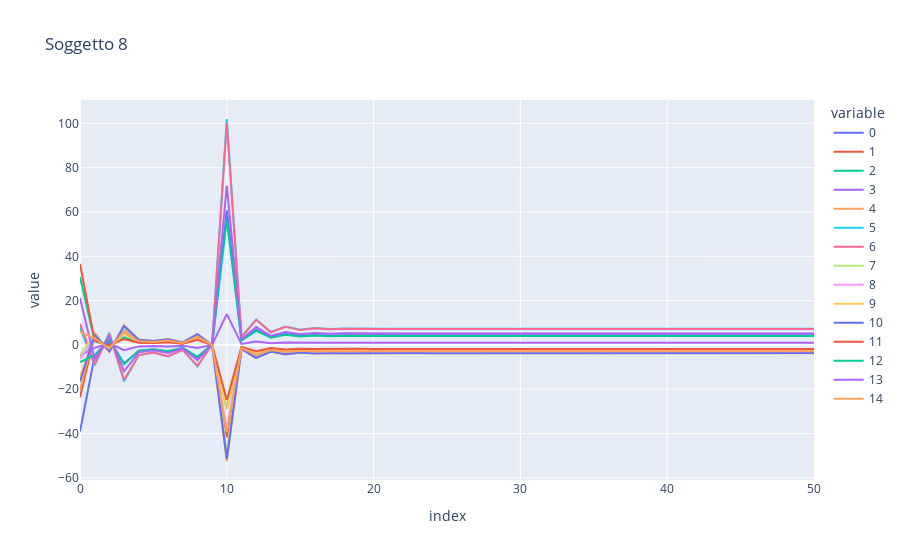
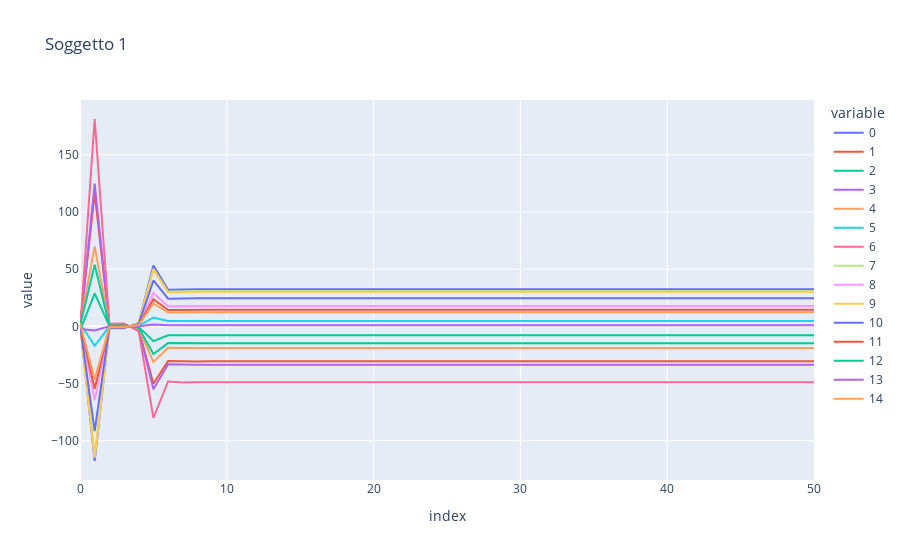

The notebook cell saved with these charts, in order:
### Code cell
fig = px.line(df_evolve_8, title='Soggetto 8')
fig.show()
fig = px.line(df_evolve_1, title='Soggetto 1')
fig.show()

### Figure 1 — Plotly figure (JSON) as saved in the notebook; plotly's stock layout.template omitted (floating-point values rounded to 4 significant figures)
{"data": [{"hovertemplate": "variable=0<br>index=%{x}<br>value=%{y}<extra></extra>", "legendgroup": "0", "line": {"color": "#636efa", "dash": "solid"}, "marker": {"symbol": "circle"}, "mode": "lines", "name": "0", "orientation": "v", "showlegend": true, "type": "scatter", "x": [0, 1, 2, 3, 4, 5, 6, 7, 8, 9, 10, 11, 12, 13, 14, 15, 16, 17, 18, 19, 20, 21, 22, 23, 24, 25, 26, 27, 28, 29, 30, 31, 32, 33, 34, 35, 36, 37, 38, 39, 40, 41, 42, 43, 44, 45, 46, 47, 48, 49, 50], "xaxis": "x", "y": [-39.1, -4.831, 1.766, -8.32, -2.673, -2.046, -3.064, -1.341, -5.748, 0.1775, 60.7, 2.133, 6.868, 3.477, 4.97, 4.06, 4.536, 4.263, 4.412, 4.328, 4.375, 4.349, 4.363, 4.355, 4.36, 4.357, 4.358, 4.358, 4.358, 4.358, 4.358, 4.358, 4.358, 4.358, 4.358, 4.358, 4.358, 4.358, 4.358, 4.358, 4.358, 4.358, 4.358, 4.358, 4.358, 4.358, 4.358, 4.358, 4.358, 4.358, 4.358], "yaxis": "y"}, {"hovertemplate": "variable=1<br>index=%{x}<br>value=%{y}<extra></extra>", "legendgroup": "1", "line": {"color": "#EF553B", "dash": "solid"}, "marker": {"symbol": "circle"}, "mode": "lines", "name": "1", "orientation": "v", "showlegend": true, "type": "scatter", "x": [0, 1, 2, 3, 4, 5, 6, 7, 8, 9, 10, 11, 12, 13, 14, 15, 16, 17, 18, 19, 20, 21, 22, 23, 24, 25, 26, 27, 28, 29, 30, 31, 32, 33, 34, 35, 36, 37, 38, 39, 40, 41, 42, 43, 44, 45, 46, 47, 48, 49, 50], "xaxis": "x", "y": [-23.65, 4.352, -2.82, 7.399, 1.98, 1.42, 2.107, 0.9222, 3.953, -0.122, -41.74, -1.466, -4.723, -2.391, -3.418, -2.792, -3.119, -2.931, -3.034, -2.976, -3.008, -2.99, -3.0, -2.995, -2.998, -2.996, -2.997, -2.996, -2.997, -2.996, -2.997, -2.997, -2.997, -2.997, -2.997, -2.997, -2.997, -2.997, -2.997, -2.997, -2.997, -2.997, -2.997, -2.997, -2.997, -2.997, -2.997, -2.997, -2.997, -2.997, -2.997], "yaxis": "y"}, {"hovertemplate": "variable=2<br>index=%{x}<br>value=%{y}<extra></extra>", "legendgroup": "2", "line": {"color": "#00cc96", "dash": "solid"}, "marker": {"symbol": "circle"}, "mode": "lines", "name": "2", "orientation": "v", "showlegend": true, "type": "scatter", "x": [0, 1, 2, 3, 4, 5, 6, 7, 8, 9, 10, 11, 12, 13, 14, 15, 16, 17, 18, 19, 20, 21, 22, 23, 24, 25, 26, 27, 28, 29, 30, 31, 32, 33, 34, 35, 36, 37, 38, 39, 40, 41, 42, 43, 44, 45, 46, 47, 48, 49, 50], "xaxis": "x", "y": [30.67, 1.665, -0.3769, 3.42, 1.223, 0.9657, 1.452, 0.6356, 2.725, -0.08411, -28.77, -1.011, -3.255, -1.648, -2.356, -1.924, -2.15, -2.02, -2.091, -2.051, -2.073, -2.061, -2.068, -2.064, -2.066, -2.065, -2.066, -2.065, -2.066, -2.065, -2.066, -2.066, -2.066, -2.066, -2.066, -2.066, -2.066, -2.066, -2.066, -2.066, -2.066, -2.066, -2.066, -2.066, -2.066, -2.066, -2.066, -2.066, -2.066, -2.066, -2.066], "yaxis": "y"}, {"hovertemplate": "variable=3<br>index=%{x}<br>value=%{y}<extra></extra>", "legendgroup": "3", "line": {"color": "#ab63fa", "dash": "solid"}, "marker": {"symbol": "circle"}, "mode": "lines", "name": "3", "orientation": "v", "showlegend": true, "type": "scatter", "x": [0, 1, 2, 3, 4, 5, 6, 7, 8, 9, 10, 11, 12, 13, 14, 15, 16, 17, 18, 19, 20, 21, 22, 23, 24, 25, 26, 27, 28, 29, 30, 31, 32, 33, 34, 35, 36, 37, 38, 39, 40, 41, 42, 43, 44, 45, 46, 47, 48, 49, 50], "xaxis": "x", "y": [-4.866, -1.308, 0.845, -2.378, -0.6532, -0.4732, -0.7031, -0.3077, -1.319, 0.04072, 13.93, 0.4893, 1.576, 0.7978, 1.141, 0.9316, 1.041, 0.9781, 1.012, 0.9931, 1.004, 0.9978, 1.001, 0.9993, 1.0, 0.9998, 1.0, 0.9999, 1.0, 1.0, 1.0, 1.0, 1.0, 1.0, 1.0, 1.0, 1.0, 1.0, 1.0, 1.0, 1.0, 1.0, 1.0, 1.0, 1.0, 1.0, 1.0, 1.0, 1.0, 1.0, 1.0], "yaxis": "y"}, {"hovertemplate": "variable=4<br>index=%{x}<br>value=%{y}<extra></extra>", "legendgroup": "4", "line": {"color": "#FFA15A", "dash": "solid"}, "marker": {"symbol": "circle"}, "mode": "lines", "name": "4", "orientation": "v", "showlegend": true, "type": "scatter", "x": [0, 1, 2, 3, 4, 5, 6, 7, 8, 9, 10, 11, 12, 13, 14, 15, 16, 17, 18, 19, 20, 21, 22, 23, 24, 25, 26, 27, 28, 29, 30, 31, 32, 33, 34, 35, 36, 37, 38, 39, 40, 41, 42, 43, 44, 45, 46, 47, 48, 49, 50], "xaxis": "x", "y": [-20.29, 5.552, -3.214, 8.988, 2.46, 1.78, 2.644, 1.157, 4.959, -0.1531, -52.36, -1.84, -5.925, -2.999, -4.288, -3.502, -3.913, -3.677, -3.806, -3.734, -3.774, -3.751, -3.764, -3.757, -3.761, -3.759, -3.76, -3.759, -3.76, -3.759, -3.76, -3.76, -3.76, -3.76, -3.76, -3.76, -3.76, -3.76, -3.76, -3.76, -3.76, -3.76, -3.76, -3.76, -3.76, -3.76, -3.76, -3.76, -3.76, -3.76, -3.76], "yaxis": "y"}, {"hovertemplate": "variable=5<br>index=%{x}<br>value=%{y}<extra></extra>", "legendgroup": "5", "line": {"color": "#19d3f3", "dash": "solid"}, "marker": {"symbol": "circle"}, "mode": "lines", "name": "5", "orientation": "v", "showlegend": true, "type": "scatter", "x": [0, 1, 2, 3, 4, 5, 6, 7, 8, 9, 10, 11, 12, 13, 14, 15, 16, 17, 18, 19, 20, 21, 22, 23, 24, 25, 26, 27, 28, 29, 30, 31, 32, 33, 34, 35, 36, 37, 38, 39, 40, 41, 42, 43, 44, 45, 46, 47, 48, 49, 50], "xaxis": "x", "y": [7.901, -9.169, 5.379, -16.46, -4.701, -3.457, -5.147, -2.253, -9.656, 0.2981, 102.0, 3.582, 11.54, 5.84, 8.349, 6.819, 7.619, 7.16, 7.411, 7.27, 7.348, 7.304, 7.329, 7.315, 7.323, 7.319, 7.321, 7.32, 7.32, 7.32, 7.32, 7.32, 7.32, 7.32, 7.32, 7.32, 7.32, 7.32, 7.32, 7.32, 7.32, 7.32, 7.32, 7.32, 7.32, 7.32, 7.32, 7.32, 7.32, 7.32, 7.32], "yaxis": "y"}, {"hovertemplate": "variable=6<br>index=%{x}<br>value=%{y}<extra></extra>", "legendgroup": "6", "line": {"color": "#FF6692", "dash": "solid"}, "marker": {"symbol": "circle"}, "mode": "lines", "name": "6", "orientation": "v", "showlegend": true, "type": "scatter", "x": [0, 1, 2, 3, 4, 5, 6, 7, 8, 9, 10, 11, 12, 13, 14, 15, 16, 17, 18, 19, 20, 21, 22, 23, 24, 25, 26, 27, 28, 29, 30, 31, 32, 33, 34, 35, 36, 37, 38, 39, 40, 41, 42, 43, 44, 45, 46, 47, 48, 49, 50], "xaxis": "x", "y": [9.621, -8.724, 4.923, -15.77, -4.583, -3.392, -5.055, -2.212, -9.483, 0.2927, 100.1, 3.518, 11.33, 5.736, 8.2, 6.697, 7.483, 7.032, 7.279, 7.14, 7.217, 7.174, 7.198, 7.185, 7.192, 7.188, 7.19, 7.189, 7.19, 7.189, 7.189, 7.189, 7.189, 7.189, 7.189, 7.189, 7.189, 7.189, 7.189, 7.189, 7.189, 7.189, 7.189, 7.189, 7.189, 7.189, 7.189, 7.189, 7.189, 7.189, 7.189], "yaxis": "y"}, {"hovertemplate": "variable=7<br>index=%{x}<br>value=%{y}<extra></extra>", "legendgroup": "7", "line": {"color": "#B6E880", "dash": "solid"}, "marker": {"symbol": "circle"}, "mode": "lines", "name": "7", "orientation": "v", "showlegend": true, "type": "scatter", "x": [0, 1, 2, 3, 4, 5, 6, 7, 8, 9, 10, 11, 12, 13, 14, 15, 16, 17, 18, 19, 20, 21, 22, 23, 24, 25, 26, 27, 28, 29, 30, 31, 32, 33, 34, 35, 36, 37, 38, 39, 40, 41, 42, 43, 44, 45, 46, 47, 48, 49, 50], "xaxis": "x", "y": [-4.587, 4.795, -2.366, 7.669, 2.223, 1.643, 2.448, 1.071, 4.592, -0.1418, -48.49, -1.704, -5.487, -2.778, -3.971, -3.243, -3.624, -3.406, -3.525, -3.458, -3.495, -3.474, -3.486, -3.479, -3.483, -3.481, -3.482, -3.481, -3.482, -3.482, -3.482, -3.482, -3.482, -3.482, -3.482, -3.482, -3.482, -3.482, -3.482, -3.482, -3.482, -3.482, -3.482, -3.482, -3.482, -3.482, -3.482, -3.482, -3.482, -3.482, -3.482], "yaxis": "y"}, {"hovertemplate": "variable=8<br>index=%{x}<br>value=%{y}<extra></extra>", "legendgroup": "8", "line": {"color": "#FF97FF", "dash": "solid"}, "marker": {"symbol": "circle"}, "mode": "lines", "name": "8", "orientation": "v", "showlegend": true, "type": "scatter", "x": [0, 1, 2, 3, 4, 5, 6, 7, 8, 9, 10, 11, 12, 13, 14, 15, 16, 17, 18, 19, 20, 21, 22, 23, 24, 25, 26, 27, 28, 29, 30, 31, 32, 33, 34, 35, 36, 37, 38, 39, 40, 41, 42, 43, 44, 45, 46, 47, 48, 49, 50], "xaxis": "x", "y": [-6.363, 3.078, -1.964, 6.044, 1.743, 1.287, 1.917, 0.8391, 3.597, -0.111, -37.98, -1.334, -4.297, -2.175, -3.11, -2.54, -2.838, -2.667, -2.761, -2.708, -2.737, -2.721, -2.73, -2.725, -2.728, -2.726, -2.727, -2.726, -2.727, -2.727, -2.727, -2.727, -2.727, -2.727, -2.727, -2.727, -2.727, -2.727, -2.727, -2.727, -2.727, -2.727, -2.727, -2.727, -2.727, -2.727, -2.727, -2.727, -2.727, -2.727, -2.727], "yaxis": "y"}, {"hovertemplate": "variable=9<br>index=%{x}<br>value=%{y}<extra></extra>", "legendgroup": "9", "line": {"color": "#FECB52", "dash": "solid"}, "marker": {"symbol": "circle"}, "mode": "lines", "name": "9", "orientation": "v", "showlegend": true, "type": "scatter", "x": [0, 1, 2, 3, 4, 5, 6, 7, 8, 9, 10, 11, 12, 13, 14, 15, 16, 17, 18, 19, 20, 21, 22, 23, 24, 25, 26, 27, 28, 29, 30, 31, 32, 33, 34, 35, 36, 37, 38, 39, 40, 41, 42, 43, 44, 45, 46, 47, 48, 49, 50], "xaxis": "x", "y": [-14.04, 3.199, -1.862, 5.063, 1.368, 0.9848, 1.462, 0.6398, 2.742, -0.08466, -28.96, -1.017, -3.276, -1.659, -2.371, -1.937, -2.164, -2.034, -2.105, -2.065, -2.087, -2.075, -2.081, -2.078, -2.08, -2.079, -2.079, -2.079, -2.079, -2.079, -2.079, -2.079, -2.079, -2.079, -2.079, -2.079, -2.079, -2.079, -2.079, -2.079, -2.079, -2.079, -2.079, -2.079, -2.079, -2.079, -2.079, -2.079, -2.079, -2.079, -2.079], "yaxis": "y"}, {"hovertemplate": "variable=10<br>index=%{x}<br>value=%{y}<extra></extra>", "legendgroup": "10", "line": {"color": "#636efa", "dash": "solid"}, "marker": {"symbol": "circle"}, "mode": "lines", "name": "10", "orientation": "v", "showlegend": true, "type": "scatter", "x": [0, 1, 2, 3, 4, 5, 6, 7, 8, 9, 10, 11, 12, 13, 14, 15, 16, 17, 18, 19, 20, 21, 22, 23, 24, 25, 26, 27, 28, 29, 30, 31, 32, 33, 34, 35, 36, 37, 38, 39, 40, 41, 42, 43, 44, 45, 46, 47, 48, 49, 50], "xaxis": "x", "y": [-16.48, 4.595, -2.908, 8.476, 2.383, 1.742, 2.592, 1.134, 4.863, -0.1501, -51.35, -1.804, -5.81, -2.941, -4.205, -3.434, -3.837, -3.606, -3.733, -3.661, -3.701, -3.679, -3.691, -3.684, -3.688, -3.686, -3.687, -3.686, -3.687, -3.686, -3.687, -3.687, -3.687, -3.687, -3.687, -3.687, -3.687, -3.687, -3.687, -3.687, -3.687, -3.687, -3.687, -3.687, -3.687, -3.687, -3.687, -3.687, -3.687, -3.687, -3.687], "yaxis": "y"}, {"hovertemplate": "variable=11<br>index=%{x}<br>value=%{y}<extra></extra>", "legendgroup": "11", "line": {"color": "#EF553B", "dash": "solid"}, "marker": {"symbol": "circle"}, "mode": "lines", "name": "11", "orientation": "v", "showlegend": true, "type": "scatter", "x": [0, 1, 2, 3, 4, 5, 6, 7, 8, 9, 10, 11, 12, 13, 14, 15, 16, 17, 18, 19, 20, 21, 22, 23, 24, 25, 26, 27, 28, 29, 30, 31, 32, 33, 34, 35, 36, 37, 38, 39, 40, 41, 42, 43, 44, 45, 46, 47, 48, 49, 50], "xaxis": "x", "y": [36.59, 1.801, 0.03013, 2.646, 1.029, 0.8305, 1.252, 0.5482, 2.35, -0.07254, -24.81, -0.8718, -2.808, -1.421, -2.032, -1.66, -1.854, -1.743, -1.804, -1.769, -1.788, -1.778, -1.784, -1.78, -1.782, -1.781, -1.782, -1.781, -1.782, -1.781, -1.782, -1.781, -1.781, -1.781, -1.781, -1.781, -1.781, -1.781, -1.781, -1.781, -1.781, -1.781, -1.781, -1.781, -1.781, -1.781, -1.781, -1.781, -1.781, -1.781, -1.781], "yaxis": "y"}, {"hovertemplate": "variable=12<br>index=%{x}<br>value=%{y}<extra></extra>", "legendgroup": "12", "line": {"color": "#00cc96", "dash": "solid"}, "marker": {"symbol": "circle"}, "mode": "lines", "name": "12", "orientation": "v", "showlegend": true, "type": "scatter", "x": [0, 1, 2, 3, 4, 5, 6, 7, 8, 9, 10, 11, 12, 13, 14, 15, 16, 17, 18, 19, 20, 21, 22, 23, 24, 25, 26, 27, 28, 29, 30, 31, 32, 33, 34, 35, 36, 37, 38, 39, 40, 41, 42, 43, 44, 45, 46, 47, 48, 49, 50], "xaxis": "x", "y": [-7.748, -4.666, 2.561, -8.647, -2.562, -1.909, -2.848, -1.247, -5.343, 0.1649, 56.42, 1.982, 6.384, 3.232, 4.62, 3.774, 4.216, 3.962, 4.101, 4.023, 4.066, 4.042, 4.056, 4.048, 4.052, 4.05, 4.051, 4.05, 4.051, 4.051, 4.051, 4.051, 4.051, 4.051, 4.051, 4.051, 4.051, 4.051, 4.051, 4.051, 4.051, 4.051, 4.051, 4.051, 4.051, 4.051, 4.051, 4.051, 4.051, 4.051, 4.051], "yaxis": "y"}, {"hovertemplate": "variable=13<br>index=%{x}<br>value=%{y}<extra></extra>", "legendgroup": "13", "line": {"color": "#ab63fa", "dash": "solid"}, "marker": {"symbol": "circle"}, "mode": "lines", "name": "13", "orientation": "v", "showlegend": true, "type": "scatter", "x": [0, 1, 2, 3, 4, 5, 6, 7, 8, 9, 10, 11, 12, 13, 14, 15, 16, 17, 18, 19, 20, 21, 22, 23, 24, 25, 26, 27, 28, 29, 30, 31, 32, 33, 34, 35, 36, 37, 38, 39, 40, 41, 42, 43, 44, 45, 46, 47, 48, 49, 50], "xaxis": "x", "y": [21.17, -6.475, 4.087, -11.9, -3.341, -2.441, -3.632, -1.589, -6.813, 0.2103, 71.94, 2.527, 8.14, 4.121, 5.891, 4.812, 5.376, 5.052, 5.229, 5.13, 5.185, 5.154, 5.171, 5.161, 5.167, 5.164, 5.166, 5.165, 5.165, 5.165, 5.165, 5.165, 5.165, 5.165, 5.165, 5.165, 5.165, 5.165, 5.165, 5.165, 5.165, 5.165, 5.165, 5.165, 5.165, 5.165, 5.165, 5.165, 5.165, 5.165, 5.165], "yaxis": "y"}, {"hovertemplate": "variable=14<br>index=%{x}<br>value=%{y}<extra></extra>", "legendgroup": "14", "line": {"color": "#FFA15A", "dash": "solid"}, "marker": {"symbol": "circle"}, "mode": "lines", "name": "14", "orientation": "v", "showlegend": true, "type": "scatter", "x": [0, 1, 2, 3, 4, 5, 6, 7, 8, 9, 10, 11, 12, 13, 14, 15, 16, 17, 18, 19, 20, 21, 22, 23, 24, 25, 26, 27, 28, 29, 30, 31, 32, 33, 34, 35, 36, 37, 38, 39, 40, 41, 42, 43, 44, 45, 46, 47, 48, 49, 50], "xaxis": "x", "y": [5.757, 3.039, -1.707, 5.943, 1.783, 1.334, 1.992, 0.8718, 3.737, -0.1154, -39.45, -1.386, -4.464, -2.26, -3.231, -2.639, -2.949, -2.771, -2.868, -2.813, -2.844, -2.827, -2.836, -2.831, -2.834, -2.832, -2.833, -2.833, -2.833, -2.833, -2.833, -2.833, -2.833, -2.833, -2.833, -2.833, -2.833, -2.833, -2.833, -2.833, -2.833, -2.833, -2.833, -2.833, -2.833, -2.833, -2.833, -2.833, -2.833, -2.833, -2.833], "yaxis": "y"}], "layout": {"legend": {"title": {"text": "variable"}, "tracegroupgap": 0}, "title": {"text": "Soggetto 8"}, "xaxis": {"anchor": "y", "domain": [0, 1], "title": {"text": "index"}}, "yaxis": {"anchor": "x", "domain": [0, 1], "title": {"text": "value"}}}}

### Figure 2 — Plotly figure (JSON) as saved in the notebook; plotly's stock layout.template omitted (floating-point values rounded to 4 significant figures)
{"data": [{"hovertemplate": "variable=0<br>index=%{x}<br>value=%{y}<extra></extra>", "legendgroup": "0", "line": {"color": "#636efa", "dash": "solid"}, "marker": {"symbol": "circle"}, "mode": "lines", "name": "0", "orientation": "v", "showlegend": true, "type": "scatter", "x": [0, 1, 2, 3, 4, 5, 6, 7, 8, 9, 10, 11, 12, 13, 14, 15, 16, 17, 18, 19, 20, 21, 22, 23, 24, 25, 26, 27, 28, 29, 30, 31, 32, 33, 34, 35, 36, 37, 38, 39, 40, 41, 42, 43, 44, 45, 46, 47, 48, 49, 50], "xaxis": "x", "y": [3.351, -117.7, -1.453, -1.658, 2.863, 53.23, 32.06, 32.59, 32.49, 32.48, 32.48, 32.48, 32.48, 32.48, 32.48, 32.48, 32.48, 32.48, 32.48, 32.48, 32.48, 32.48, 32.48, 32.48, 32.48, 32.48, 32.48, 32.48, 32.48, 32.48, 32.48, 32.48, 32.48, 32.48, 32.48, 32.48, 32.48, 32.48, 32.48, 32.48, 32.48, 32.48, 32.48, 32.48, 32.48, 32.48, 32.48, 32.48, 32.48, 32.48, 32.48], "yaxis": "y"}, {"hovertemplate": "variable=1<br>index=%{x}<br>value=%{y}<extra></extra>", "legendgroup": "1", "line": {"color": "#EF553B", "dash": "solid"}, "marker": {"symbol": "circle"}, "mode": "lines", "name": "1", "orientation": "v", "showlegend": true, "type": "scatter", "x": [0, 1, 2, 3, 4, 5, 6, 7, 8, 9, 10, 11, 12, 13, 14, 15, 16, 17, 18, 19, 20, 21, 22, 23, 24, 25, 26, 27, 28, 29, 30, 31, 32, 33, 34, 35, 36, 37, 38, 39, 40, 41, 42, 43, 44, 45, 46, 47, 48, 49, 50], "xaxis": "x", "y": [-0.04201, 116.4, 1.373, 1.564, -2.7, -50.22, -30.24, -30.74, -30.65, -30.64, -30.64, -30.64, -30.64, -30.64, -30.64, -30.64, -30.64, -30.64, -30.64, -30.64, -30.64, -30.64, -30.64, -30.64, -30.64, -30.64, -30.64, -30.64, -30.64, -30.64, -30.64, -30.64, -30.64, -30.64, -30.64, -30.64, -30.64, -30.64, -30.64, -30.64, -30.64, -30.64, -30.64, -30.64, -30.64, -30.64, -30.64, -30.64, -30.64, -30.64, -30.64], "yaxis": "y"}, {"hovertemplate": "variable=2<br>index=%{x}<br>value=%{y}<extra></extra>", "legendgroup": "2", "line": {"color": "#00cc96", "dash": "solid"}, "marker": {"symbol": "circle"}, "mode": "lines", "name": "2", "orientation": "v", "showlegend": true, "type": "scatter", "x": [0, 1, 2, 3, 4, 5, 6, 7, 8, 9, 10, 11, 12, 13, 14, 15, 16, 17, 18, 19, 20, 21, 22, 23, 24, 25, 26, 27, 28, 29, 30, 31, 32, 33, 34, 35, 36, 37, 38, 39, 40, 41, 42, 43, 44, 45, 46, 47, 48, 49, 50], "xaxis": "x", "y": [-3.748, 28.72, 0.3517, 0.4023, -0.6938, -12.9, -7.77, -7.899, -7.875, -7.873, -7.872, -7.872, -7.872, -7.872, -7.872, -7.872, -7.872, -7.872, -7.872, -7.872, -7.872, -7.872, -7.872, -7.872, -7.872, -7.872, -7.872, -7.872, -7.872, -7.872, -7.872, -7.872, -7.872, -7.872, -7.872, -7.872, -7.872, -7.872, -7.872, -7.872, -7.872, -7.872, -7.872, -7.872, -7.872, -7.872, -7.872, -7.872, -7.872, -7.872, -7.872], "yaxis": "y"}, {"hovertemplate": "variable=3<br>index=%{x}<br>value=%{y}<extra></extra>", "legendgroup": "3", "line": {"color": "#ab63fa", "dash": "solid"}, "marker": {"symbol": "circle"}, "mode": "lines", "name": "3", "orientation": "v", "showlegend": true, "type": "scatter", "x": [0, 1, 2, 3, 4, 5, 6, 7, 8, 9, 10, 11, 12, 13, 14, 15, 16, 17, 18, 19, 20, 21, 22, 23, 24, 25, 26, 27, 28, 29, 30, 31, 32, 33, 34, 35, 36, 37, 38, 39, 40, 41, 42, 43, 44, 45, 46, 47, 48, 49, 50], "xaxis": "x", "y": [-2.982, 124.8, 1.504, 1.715, -2.961, -55.06, -33.16, -33.71, -33.6, -33.6, -33.59, -33.59, -33.59, -33.59, -33.59, -33.59, -33.59, -33.59, -33.59, -33.59, -33.59, -33.59, -33.59, -33.59, -33.59, -33.59, -33.59, -33.59, -33.59, -33.59, -33.59, -33.59, -33.59, -33.59, -33.59, -33.59, -33.59, -33.59, -33.59, -33.59, -33.59, -33.59, -33.59, -33.59, -33.59, -33.59, -33.59, -33.59, -33.59, -33.59, -33.59], "yaxis": "y"}, {"hovertemplate": "variable=4<br>index=%{x}<br>value=%{y}<extra></extra>", "legendgroup": "4", "line": {"color": "#FFA15A", "dash": "solid"}, "marker": {"symbol": "circle"}, "mode": "lines", "name": "4", "orientation": "v", "showlegend": true, "type": "scatter", "x": [0, 1, 2, 3, 4, 5, 6, 7, 8, 9, 10, 11, 12, 13, 14, 15, 16, 17, 18, 19, 20, 21, 22, 23, 24, 25, 26, 27, 28, 29, 30, 31, 32, 33, 34, 35, 36, 37, 38, 39, 40, 41, 42, 43, 44, 45, 46, 47, 48, 49, 50], "xaxis": "x", "y": [0.9493, 69.78, 0.8507, 0.9695, -1.674, -31.13, -18.75, -19.06, -19.0, -19.0, -18.99, -18.99, -18.99, -18.99, -18.99, -18.99, -18.99, -18.99, -18.99, -18.99, -18.99, -18.99, -18.99, -18.99, -18.99, -18.99, -18.99, -18.99, -18.99, -18.99, -18.99, -18.99, -18.99, -18.99, -18.99, -18.99, -18.99, -18.99, -18.99, -18.99, -18.99, -18.99, -18.99, -18.99, -18.99, -18.99, -18.99, -18.99, -18.99, -18.99, -18.99], "yaxis": "y"}, {"hovertemplate": "variable=5<br>index=%{x}<br>value=%{y}<extra></extra>", "legendgroup": "5", "line": {"color": "#19d3f3", "dash": "solid"}, "marker": {"symbol": "circle"}, "mode": "lines", "name": "5", "orientation": "v", "showlegend": true, "type": "scatter", "x": [0, 1, 2, 3, 4, 5, 6, 7, 8, 9, 10, 11, 12, 13, 14, 15, 16, 17, 18, 19, 20, 21, 22, 23, 24, 25, 26, 27, 28, 29, 30, 31, 32, 33, 34, 35, 36, 37, 38, 39, 40, 41, 42, 43, 44, 45, 46, 47, 48, 49, 50], "xaxis": "x", "y": [2.503, -17.07, -0.2114, -0.2407, 0.4158, 7.732, 4.656, 4.734, 4.719, 4.718, 4.717, 4.717, 4.717, 4.717, 4.717, 4.717, 4.717, 4.717, 4.717, 4.717, 4.717, 4.717, 4.717, 4.717, 4.717, 4.717, 4.717, 4.717, 4.717, 4.717, 4.717, 4.717, 4.717, 4.717, 4.717, 4.717, 4.717, 4.717, 4.717, 4.717, 4.717, 4.717, 4.717, 4.717, 4.717, 4.717, 4.717, 4.717, 4.717, 4.717, 4.717], "yaxis": "y"}, {"hovertemplate": "variable=6<br>index=%{x}<br>value=%{y}<extra></extra>", "legendgroup": "6", "line": {"color": "#FF6692", "dash": "solid"}, "marker": {"symbol": "circle"}, "mode": "lines", "name": "6", "orientation": "v", "showlegend": true, "type": "scatter", "x": [0, 1, 2, 3, 4, 5, 6, 7, 8, 9, 10, 11, 12, 13, 14, 15, 16, 17, 18, 19, 20, 21, 22, 23, 24, 25, 26, 27, 28, 29, 30, 31, 32, 33, 34, 35, 36, 37, 38, 39, 40, 41, 42, 43, 44, 45, 46, 47, 48, 49, 50], "xaxis": "x", "y": [-3.816, 181.2, 2.188, 2.495, -4.307, -80.1, -48.23, -49.04, -48.88, -48.87, -48.87, -48.87, -48.87, -48.87, -48.87, -48.87, -48.87, -48.87, -48.87, -48.87, -48.87, -48.87, -48.87, -48.87, -48.87, -48.87, -48.87, -48.87, -48.87, -48.87, -48.87, -48.87, -48.87, -48.87, -48.87, -48.87, -48.87, -48.87, -48.87, -48.87, -48.87, -48.87, -48.87, -48.87, -48.87, -48.87, -48.87, -48.87, -48.87, -48.87, -48.87], "yaxis": "y"}, {"hovertemplate": "variable=7<br>index=%{x}<br>value=%{y}<extra></extra>", "legendgroup": "7", "line": {"color": "#B6E880", "dash": "solid"}, "marker": {"symbol": "circle"}, "mode": "lines", "name": "7", "orientation": "v", "showlegend": true, "type": "scatter", "x": [0, 1, 2, 3, 4, 5, 6, 7, 8, 9, 10, 11, 12, 13, 14, 15, 16, 17, 18, 19, 20, 21, 22, 23, 24, 25, 26, 27, 28, 29, 30, 31, 32, 33, 34, 35, 36, 37, 38, 39, 40, 41, 42, 43, 44, 45, 46, 47, 48, 49, 50], "xaxis": "x", "y": [3.919, -113.5, -1.368, -1.56, 2.693, 50.09, 30.16, 30.66, 30.57, 30.56, 30.56, 30.56, 30.56, 30.56, 30.56, 30.56, 30.56, 30.56, 30.56, 30.56, 30.56, 30.56, 30.56, 30.56, 30.56, 30.56, 30.56, 30.56, 30.56, 30.56, 30.56, 30.56, 30.56, 30.56, 30.56, 30.56, 30.56, 30.56, 30.56, 30.56, 30.56, 30.56, 30.56, 30.56, 30.56, 30.56, 30.56, 30.56, 30.56, 30.56, 30.56], "yaxis": "y"}, {"hovertemplate": "variable=8<br>index=%{x}<br>value=%{y}<extra></extra>", "legendgroup": "8", "line": {"color": "#FF97FF", "dash": "solid"}, "marker": {"symbol": "circle"}, "mode": "lines", "name": "8", "orientation": "v", "showlegend": true, "type": "scatter", "x": [0, 1, 2, 3, 4, 5, 6, 7, 8, 9, 10, 11, 12, 13, 14, 15, 16, 17, 18, 19, 20, 21, 22, 23, 24, 25, 26, 27, 28, 29, 30, 31, 32, 33, 34, 35, 36, 37, 38, 39, 40, 41, 42, 43, 44, 45, 46, 47, 48, 49, 50], "xaxis": "x", "y": [1.706, -64.72, -0.7977, -0.9103, 1.571, 29.22, 17.6, 17.89, 17.83, 17.83, 17.83, 17.83, 17.83, 17.83, 17.83, 17.83, 17.83, 17.83, 17.83, 17.83, 17.83, 17.83, 17.83, 17.83, 17.83, 17.83, 17.83, 17.83, 17.83, 17.83, 17.83, 17.83, 17.83, 17.83, 17.83, 17.83, 17.83, 17.83, 17.83, 17.83, 17.83, 17.83, 17.83, 17.83, 17.83, 17.83, 17.83, 17.83, 17.83, 17.83, 17.83], "yaxis": "y"}, {"hovertemplate": "variable=9<br>index=%{x}<br>value=%{y}<extra></extra>", "legendgroup": "9", "line": {"color": "#FECB52", "dash": "solid"}, "marker": {"symbol": "circle"}, "mode": "lines", "name": "9", "orientation": "v", "showlegend": true, "type": "scatter", "x": [0, 1, 2, 3, 4, 5, 6, 7, 8, 9, 10, 11, 12, 13, 14, 15, 16, 17, 18, 19, 20, 21, 22, 23, 24, 25, 26, 27, 28, 29, 30, 31, 32, 33, 34, 35, 36, 37, 38, 39, 40, 41, 42, 43, 44, 45, 46, 47, 48, 49, 50], "xaxis": "x", "y": [1.204, -115.0, -1.355, -1.543, 2.665, 49.56, 29.85, 30.34, 30.25, 30.24, 30.24, 30.24, 30.24, 30.24, 30.24, 30.24, 30.24, 30.24, 30.24, 30.24, 30.24, 30.24, 30.24, 30.24, 30.24, 30.24, 30.24, 30.24, 30.24, 30.24, 30.24, 30.24, 30.24, 30.24, 30.24, 30.24, 30.24, 30.24, 30.24, 30.24, 30.24, 30.24, 30.24, 30.24, 30.24, 30.24, 30.24, 30.24, 30.24, 30.24, 30.24], "yaxis": "y"}, {"hovertemplate": "variable=10<br>index=%{x}<br>value=%{y}<extra></extra>", "legendgroup": "10", "line": {"color": "#636efa", "dash": "solid"}, "marker": {"symbol": "circle"}, "mode": "lines", "name": "10", "orientation": "v", "showlegend": true, "type": "scatter", "x": [0, 1, 2, 3, 4, 5, 6, 7, 8, 9, 10, 11, 12, 13, 14, 15, 16, 17, 18, 19, 20, 21, 22, 23, 24, 25, 26, 27, 28, 29, 30, 31, 32, 33, 34, 35, 36, 37, 38, 39, 40, 41, 42, 43, 44, 45, 46, 47, 48, 49, 50], "xaxis": "x", "y": [1.325, -91.56, -1.096, -1.248, 2.156, 40.09, 24.15, 24.55, 24.47, 24.46, 24.46, 24.46, 24.46, 24.46, 24.46, 24.46, 24.46, 24.46, 24.46, 24.46, 24.46, 24.46, 24.46, 24.46, 24.46, 24.46, 24.46, 24.46, 24.46, 24.46, 24.46, 24.46, 24.46, 24.46, 24.46, 24.46, 24.46, 24.46, 24.46, 24.46, 24.46, 24.46, 24.46, 24.46, 24.46, 24.46, 24.46, 24.46, 24.46, 24.46, 24.46], "yaxis": "y"}, {"hovertemplate": "variable=11<br>index=%{x}<br>value=%{y}<extra></extra>", "legendgroup": "11", "line": {"color": "#EF553B", "dash": "solid"}, "marker": {"symbol": "circle"}, "mode": "lines", "name": "11", "orientation": "v", "showlegend": true, "type": "scatter", "x": [0, 1, 2, 3, 4, 5, 6, 7, 8, 9, 10, 11, 12, 13, 14, 15, 16, 17, 18, 19, 20, 21, 22, 23, 24, 25, 26, 27, 28, 29, 30, 31, 32, 33, 34, 35, 36, 37, 38, 39, 40, 41, 42, 43, 44, 45, 46, 47, 48, 49, 50], "xaxis": "x", "y": [2.239, -54.58, -0.6491, -0.7406, 1.278, 23.77, 14.32, 14.55, 14.51, 14.51, 14.5, 14.5, 14.5, 14.5, 14.5, 14.5, 14.5, 14.5, 14.5, 14.5, 14.5, 14.5, 14.5, 14.5, 14.5, 14.5, 14.5, 14.5, 14.5, 14.5, 14.5, 14.5, 14.5, 14.5, 14.5, 14.5, 14.5, 14.5, 14.5, 14.5, 14.5, 14.5, 14.5, 14.5, 14.5, 14.5, 14.5, 14.5, 14.5, 14.5, 14.5], "yaxis": "y"}, {"hovertemplate": "variable=12<br>index=%{x}<br>value=%{y}<extra></extra>", "legendgroup": "12", "line": {"color": "#00cc96", "dash": "solid"}, "marker": {"symbol": "circle"}, "mode": "lines", "name": "12", "orientation": "v", "showlegend": true, "type": "scatter", "x": [0, 1, 2, 3, 4, 5, 6, 7, 8, 9, 10, 11, 12, 13, 14, 15, 16, 17, 18, 19, 20, 21, 22, 23, 24, 25, 26, 27, 28, 29, 30, 31, 32, 33, 34, 35, 36, 37, 38, 39, 40, 41, 42, 43, 44, 45, 46, 47, 48, 49, 50], "xaxis": "x", "y": [0.2565, 53.75, 0.6607, 0.7526, -1.3, -24.17, -14.56, -14.8, -14.75, -14.75, -14.75, -14.75, -14.75, -14.75, -14.75, -14.75, -14.75, -14.75, -14.75, -14.75, -14.75, -14.75, -14.75, -14.75, -14.75, -14.75, -14.75, -14.75, -14.75, -14.75, -14.75, -14.75, -14.75, -14.75, -14.75, -14.75, -14.75, -14.75, -14.75, -14.75, -14.75, -14.75, -14.75, -14.75, -14.75, -14.75, -14.75, -14.75, -14.75, -14.75, -14.75], "yaxis": "y"}, {"hovertemplate": "variable=13<br>index=%{x}<br>value=%{y}<extra></extra>", "legendgroup": "13", "line": {"color": "#ab63fa", "dash": "solid"}, "marker": {"symbol": "circle"}, "mode": "lines", "name": "13", "orientation": "v", "showlegend": true, "type": "scatter", "x": [0, 1, 2, 3, 4, 5, 6, 7, 8, 9, 10, 11, 12, 13, 14, 15, 16, 17, 18, 19, 20, 21, 22, 23, 24, 25, 26, 27, 28, 29, 30, 31, 32, 33, 34, 35, 36, 37, 38, 39, 40, 41, 42, 43, 44, 45, 46, 47, 48, 49, 50], "xaxis": "x", "y": [-2.397, -3.56, -0.04601, -0.05032, 0.08813, 1.639, 0.987, 1.003, 1.0, 1.0, 1.0, 1.0, 1.0, 1.0, 1.0, 1.0, 1.0, 1.0, 1.0, 1.0, 1.0, 1.0, 1.0, 1.0, 1.0, 1.0, 1.0, 1.0, 1, 1, 1, 1, 1, 1, 1, 1, 1, 1, 1, 1, 1, 1, 1, 1, 1, 1, 1, 1, 1, 1, 1], "yaxis": "y"}, {"hovertemplate": "variable=14<br>index=%{x}<br>value=%{y}<extra></extra>", "legendgroup": "14", "line": {"color": "#FFA15A", "dash": "solid"}, "marker": {"symbol": "circle"}, "mode": "lines", "name": "14", "orientation": "v", "showlegend": true, "type": "scatter", "x": [0, 1, 2, 3, 4, 5, 6, 7, 8, 9, 10, 11, 12, 13, 14, 15, 16, 17, 18, 19, 20, 21, 22, 23, 24, 25, 26, 27, 28, 29, 30, 31, 32, 33, 34, 35, 36, 37, 38, 39, 40, 41, 42, 43, 44, 45, 46, 47, 48, 49, 50], "xaxis": "x", "y": [3.134, -46.33, -0.5478, -0.6255, 1.079, 20.07, 12.09, 12.29, 12.25, 12.25, 12.25, 12.25, 12.25, 12.25, 12.25, 12.25, 12.25, 12.25, 12.25, 12.25, 12.25, 12.25, 12.25, 12.25, 12.25, 12.25, 12.25, 12.25, 12.25, 12.25, 12.25, 12.25, 12.25, 12.25, 12.25, 12.25, 12.25, 12.25, 12.25, 12.25, 12.25, 12.25, 12.25, 12.25, 12.25, 12.25, 12.25, 12.25, 12.25, 12.25, 12.25], "yaxis": "y"}], "layout": {"legend": {"title": {"text": "variable"}, "tracegroupgap": 0}, "title": {"text": "Soggetto 1"}, "xaxis": {"anchor": "y", "domain": [0, 1], "title": {"text": "index"}}, "yaxis": {"anchor": "x", "domain": [0, 1], "title": {"text": "value"}}}}
